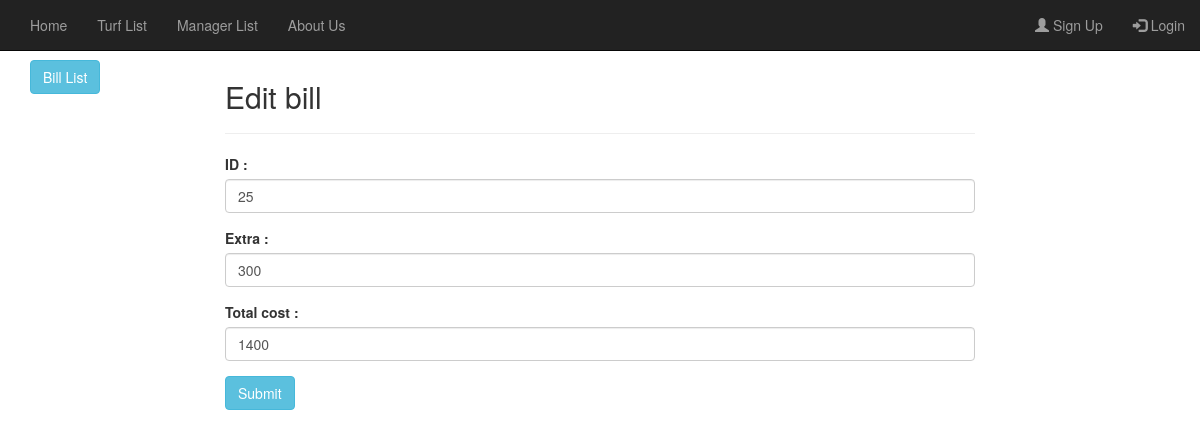
/editbill.php?id=25, run on the app's committed database.
### tables this page shows
CREATE TABLE `bill` (
  `bill_id` int(11) NOT NULL,
  `id` varchar(255) NOT NULL,
  `username` varchar(100) NOT NULL,
  `service` int(255) NOT NULL,
  `equipment` int(255) NOT NULL,
  `extra_charge` int(255) NOT NULL,
  `tcost` int(255) NOT NULL
);

### editbill.php (the view, shortened to what this page needs)
<?php
   $id= $_GET['id'];
   $conn=mysqli_connect('localhost','root','','turf');
   $sql="SELECT * FROM bill WHERE id='$id'";
   $result=mysqli_query($conn,$sql);
   $std=mysqli_fetch_assoc($result);
?>
<!DOCTYPE html>
<html lang="en">
  <head>
    <link href="css/bootstrap.min.css" rel="stylesheet">
  </head>
  <body>
    <br><br><br>
	 <?php include 'navbar.php';?>
    <div class="container">
      <div class="row">
        <div class="col-md-2">
          <a class="btn btn-info" href="index.php">Bill List</a>
        </div>
        <div class="col-md-8">
        <h2>Edit bill</h2>
        <hr>
        <form action="updatebill.php?id=<?php echo '$id'.'$bill_id'; ?>" method="POST">
        <div class="form-group">
          <label for="name">ID :</label>
          <input required type="text" class="form-control" name="id" placeholder="turf id" value="<?php echo $std['id']?>">
        </div>
        <div class="form-group">
          <label for="Address">Extra :</label>
          <input type="text" class="form-control" name="extra" placeholder="extra" value="<?php echo $std['extra_charge']?>">
        </div>
        <div class="form-group">
          <label for="Mobile">Total cost :</label>
          <input type="text" class="form-control" name="tcost" placeholder="Total cost" value="<?php echo $std['tcost']?>">
        </div>
        <button type="submit" class="btn btn-info">Submit</button>
      </form>
        </div>
      </div>
    </div>
  </body>
</html>

### data on the page
bill: id "25", extra "300", tcost "1400"
